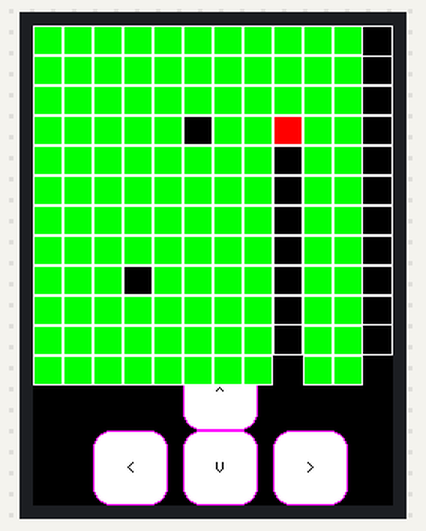
The sketch below on a simulated Arduino Mega 2560, built with avr-gcc and run on an emulated ATmega2560. Parts: 240×320 colour display. What the sketch prints to the serial monitor is not drawn.

Above: at 0.5 s.
At 4.2 s:
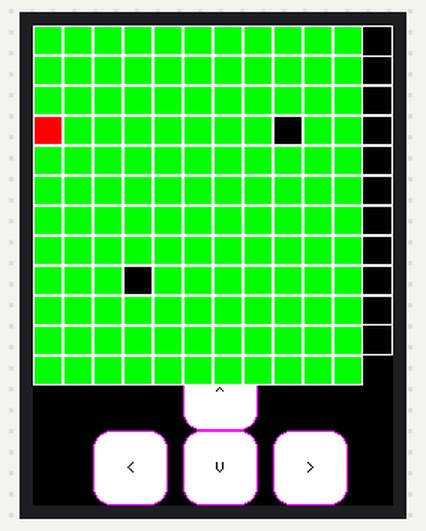
At 9.2 s:
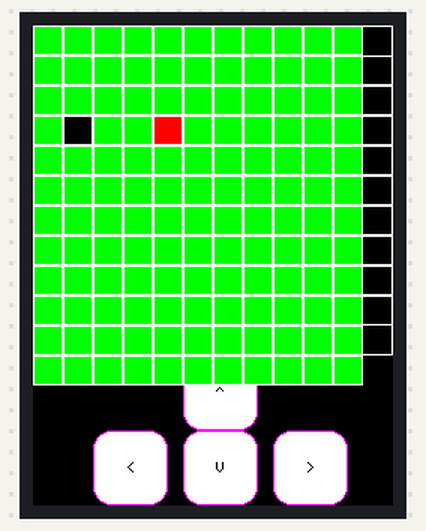
At 19.1 s:
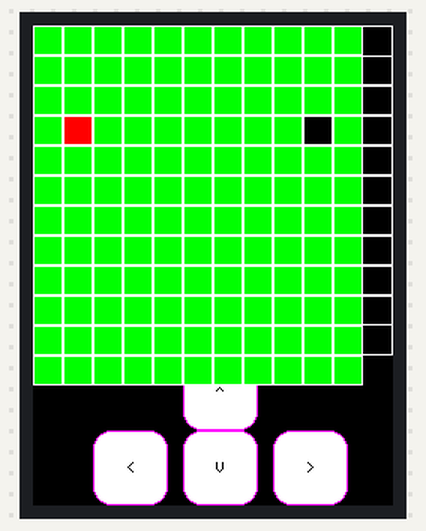
At 27.8 s:
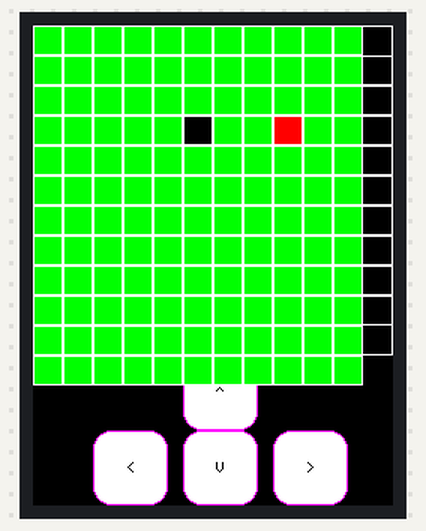
At 37.8 s:
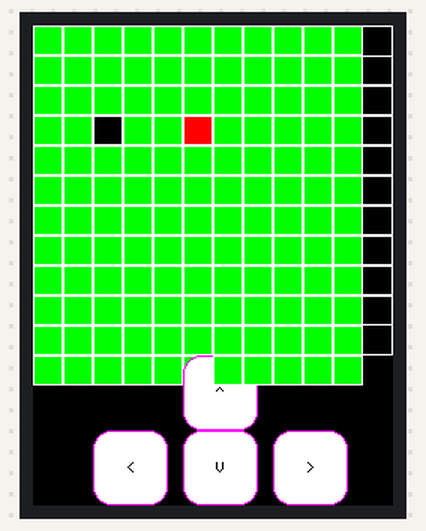

The sketch:

snake.ino
```cpp
#if 1

#include <Adafruit_GFX.h>
#include <MCUFRIEND_kbv.h>
MCUFRIEND_kbv tft;
#include <TouchScreen.h>

#define BLACK   0x0000
#define BLUE    0x001F
#define RED     0xF800
#define GREEN   0x07E0
#define CYAN    0x07FF
#define MAGENTA 0xF81F
#define YELLOW  0xFFE0
#define WHITE   0xFFFF

#define MINPRESSURE 200
#define MAXPRESSURE 1000

const int XP = 6, XM = A2, YP = A1, YM = 7; //ID=0x9341
const int TS_LEFT = 907, TS_RT = 136, TS_TOP = 942, TS_BOT = 139;

TouchScreen ts = TouchScreen(XP, YP, XM, YM, 300);

Adafruit_GFX_Button top_btn, bot_btn, left_btn, right_btn;

int pixel_x, pixel_y;     //Touch_getXY() updates global vars
bool Touch_getXY(void)
{
  TSPoint p = ts.getPoint();
  pinMode(YP, OUTPUT);      //restore shared pins
  pinMode(XM, OUTPUT);
  digitalWrite(YP, HIGH);   //because TFT control pins
  digitalWrite(XM, HIGH);
  bool pressed = (p.z > MINPRESSURE && p.z < MAXPRESSURE);
  if (pressed) {
    pixel_x = map(p.x, TS_LEFT, TS_RT, 0, tft.width()); //.kbv makes sense to me
    pixel_y = map(p.y, TS_TOP, TS_BOT, 0, tft.height());
  }
  return pressed;
}

/////////////////////////////////////////////////////////////

int snake_size = 3;

const int size = 50;

// draw snake; grid is 20 x 20
const int sqr = 20;

// absolute screen_width and screen_height
const int s_w = 240, s_h = 320;
const int width = 240 - size, height = 320 - size;
const int grid_x_size = 11, grid_y_size = 12;

const int first_x_pos = (snake_size + 1) * sqr;
const int first_y_pos = (snake_size + 1) * sqr;

bool snake_corpse[grid_x_size][grid_y_size];

int head_x = 7, head_y = 3;

int tail_x = 4, tail_y = 3;

int v_x = 1, v_y = 0;

void setup(void) {
  ////////////////////////////////////////////////////////////
  Serial.begin(9600);
  uint16_t ID = tft.readID();
  if (ID == 0xD3D3) ID = 0x9486; // write-only shield
  tft.begin(ID);
  tft.setRotation(2);            //PORTRAIT
  tft.fillScreen(BLACK);
  ////////////////////////////////////////////////////////////

  draw_buttons();

  draw_grid();
}

void loop(void) {
  draw_buttons();

  choose_velocity();

  snake_logic(snake_corpse);

  print_corpse(snake_corpse);

}

void choose_velocity() {
  bool down = Touch_getXY();

  top_btn.press  (down && top_btn.contains(pixel_x, pixel_y));
  bot_btn.press  (down && bot_btn.contains(pixel_x, pixel_y));
  right_btn.press(down && right_btn.contains(pixel_x, pixel_y));
  left_btn.press (down && left_btn.contains(pixel_x, pixel_y));

  if (top_btn.justReleased()) {
    v_y = 1;
    v_x = 0;
  }

  if (bot_btn.justReleased()) {
    v_y = -1;
    v_x = 0;
  }

  if (right_btn.justReleased()) {
    v_x = 1;
    v_y = 0;
  }

  if (left_btn.justReleased()) {
    v_x = -1;
    v_y = 0;
  }

  if (top_btn.justPressed()) {
    top_btn.drawButton(true);
    v_y = 1;
    v_x = 0;
  }

  if (bot_btn.justPressed()) {
    bot_btn.drawButton(true);
    v_y = -1;
    v_x = 0;
  }

  if (right_btn.justPressed()) {
    right_btn.drawButton(true);
    v_x = 1;
    v_y = 0;
  }

  if (left_btn.justPressed()) {
    left_btn.drawButton(true);
    v_x = -1;
    v_y = 0;
  }
}

void snake_logic(bool snake_corpse[][12]) {
  if (v_x != 0) {
    head_x = (head_x + v_x) % 11;
    snake_corpse[head_y][head_x] = true;
    snake_corpse[tail_y][tail_x] = false;
    tail_x = (tail_x + v_x) % 11;
    draw_snake();
  }
  if (v_y != 0) {
    head_y = (head_y + v_y) % 12;
    snake_corpse[head_y][head_x] = true;
    snake_corpse[tail_y][tail_x] = false;
    tail_y = (tail_y + v_y) % 12;
    draw_snake();
  }
}

void print_corpse(bool snake_corpse[][12]) {
  for (int i = 0; i < grid_x_size; i++) {
    for (int j = 0; j < grid_y_size; j++) {
      Serial.print(snake_corpse[i][j]);
    }
    Serial.println();
  }
  Serial.println();
  delay(1000);
}

void draw_grid() {
  //vertical lines
  for (int i = 0; i <= 9; i++)
    tft.drawRect(0, i * s_w / 12, s_w, s_h / 8, WHITE);
  // horizontal lines
  for (int i = 0; i <= 10; i++)
    tft.drawRect(i * s_w / 12, 0, s_h / 8, 11 * s_w / 12, WHITE);
}

void draw_snake() {
  for (int i = 0; i < grid_x_size; i++) {
    for (int j = 0; j < grid_y_size; j++) {
      if (!snake_corpse[i][j]) {
        if (head_x == i && head_y == j) {
          tft.fillRect(sqr * i, sqr * j, sqr, sqr, RED);
          tft.drawRect(sqr * i, sqr * j, sqr, sqr, WHITE);
          break;
        }
        tft.fillRect(sqr * i, sqr * j, sqr, sqr, GREEN);
        tft.drawRect(sqr * i, sqr * j, sqr, sqr, WHITE);
      }
      if (tail_x == i && tail_y == j) {
        tft.fillRect(sqr * i, sqr * j, sqr, sqr, BLACK);
        tft.drawRect(sqr * i, sqr * j, sqr, sqr, WHITE);
      }
    }
  }
}

void draw_buttons() {
  left_btn.initButton  (&tft, 3 * size / 2 - 10, height + size / 2, size, size, MAGENTA, WHITE, BLACK, "<", 1);
  bot_btn.initButton   (&tft, width - size / 2 - size + 10, height + size / 2, size, size, MAGENTA, WHITE, BLACK, "V", 1);
  top_btn.initButton   (&tft, width - size / 2 - size + 10, height - size / 2, size, size, MAGENTA, WHITE, BLACK, "^", 1);
  right_btn.initButton (&tft, width - size / 2  + 20, height + size / 2, size, size, MAGENTA, WHITE, BLACK, ">", 1);

  left_btn.drawButton(false);
  bot_btn.drawButton(false);
  top_btn.drawButton(false);
  right_btn.drawButton(false);
}

#endif
```

Measured:
- what the display in image 1 shows lasts 1.2 s, from 4.2 s to 5.4 s
